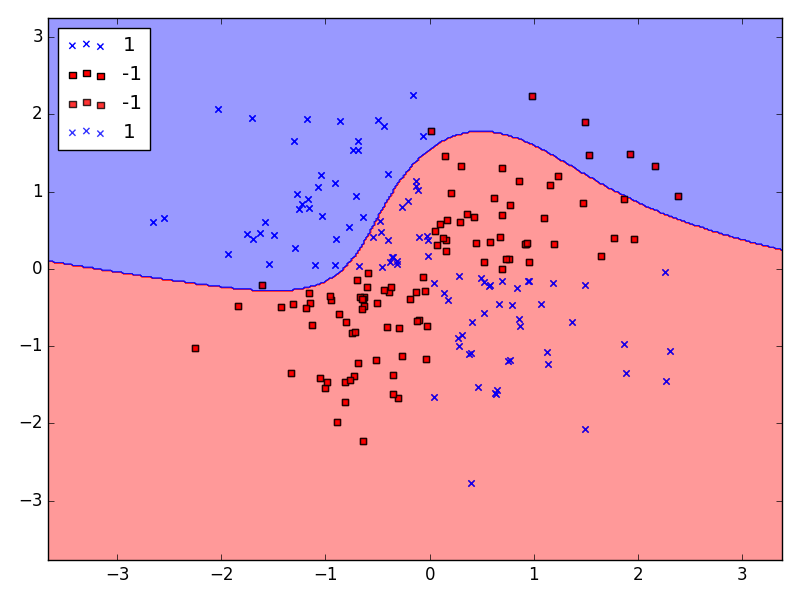

Source code (Python):
import matplotlib.pyplot as plt
import numpy as np
from sklearn.svm import SVC
from matplotlib.colors import ListedColormap


def versiontuple(v):
    return tuple(map(int, (v.split("."))))


def plot(X, y, classifier, test_idx=None, resolution=0.02):

    # setup frame
    markers = ('s', 'x', 'o', '^', 'v')
    colors = ('red', 'blue', 'lightgreen', 'gray', 'cyan')
    cmap = ListedColormap(colors[:len(np.unique(y))])

    x1_min, x1_max = X[:, 0].min() - 1, X[:, 0].max() + 1
    x2_min, x2_max = X[:, 1].min() - 1, X[:, 1].max() + 1
    xx1, xx2 = np.meshgrid(np.arange(x1_min, x1_max, resolution),
                           np.arange(x2_min, x2_max, resolution))

    # classifier = SVM
    Z = classifier.predict(np.array([xx1.ravel(), xx2.ravel()]).T)
    Z = Z.reshape(xx1.shape)
    plt.contourf(xx1, xx2, Z, alpha=0.4, cmap=cmap)
    plt.xlim(xx1.min(), xx1.max())
    plt.ylim(xx2.min(), xx2.max())

    for idx, cl in enumerate(np.unique(y)):
        plt.scatter(x=X[y == cl, 0], y=X[y == cl, 1],
                    alpha=0.8, c=cmap(idx),
                    marker=markers[idx], label=cl)

    if test_idx:
        
        if not versiontuple(np.__version__) >= versiontuple('1.9.0'):
            X_test, y_test = X[list(test_idx), :], y[list(test_idx)]
            warnings.warn('Please update to NumPy 1.9.0 or newer')
        else:
            X_test, y_test = X[test_idx, :], y[test_idx]

        plt.scatter(X_test[:, 0],
                    X_test[:, 1],
                    c='',
                    alpha=1.0,
                    linewidths=1,
                    marker='o',
                    s=55, label='test set')

np.random.seed(0)
X_xor = np.random.randn(200, 2)
y_xor = np.logical_xor(X_xor[:, 0] > 0,
                       X_xor[:, 1] > 0)
y_xor = np.where(y_xor, 1, -1)

plt.scatter(X_xor[y_xor == 1, 0],
            X_xor[y_xor == 1, 1],
            c='b', marker='x',
            label='1')
plt.scatter(X_xor[y_xor == -1, 0],
            X_xor[y_xor == -1, 1],
            c='r',
            marker='s',
            label='-1')

svm = SVC(kernel='sigmoid', random_state=0, gamma=0.10, C=10.0)
svm.fit(X_xor, y_xor)
plot(X_xor, y_xor, classifier=svm)

plt.legend(loc='upper left')
plt.tight_layout()
# plt.savefig('./figures/support_vector_machine_rbf_xor.png', dpi=300)
plt.show()
